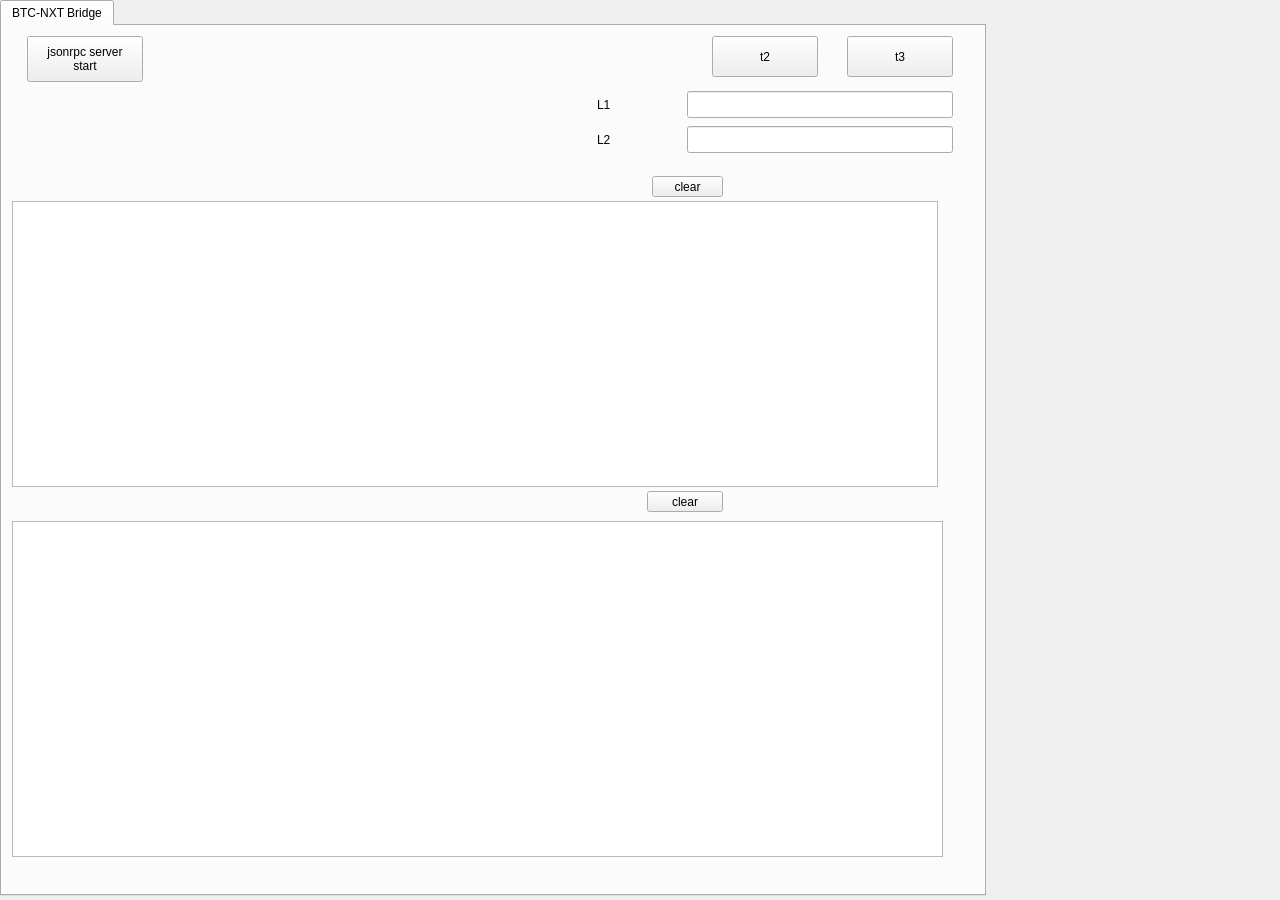
<?xml version="1.0" encoding="UTF-8"?>
<ui version="4.0">
 <class>MainWindow</class>
 <widget class="QMainWindow" name="MainWindow">
  <property name="geometry">
   <rect>
    <x>0</x>
    <y>0</y>
    <width>1280</width>
    <height>900</height>
   </rect>
  </property>
  <property name="sizePolicy">
   <sizepolicy hsizetype="Fixed" vsizetype="Fixed">
    <horstretch>0</horstretch>
    <verstretch>0</verstretch>
   </sizepolicy>
  </property>
  <property name="maximumSize">
   <size>
    <width>1280</width>
    <height>900</height>
   </size>
  </property>
  <property name="windowTitle">
   <string>NxtPowerTools DGS</string>
  </property>
  <widget class="QWidget" name="centralwidget">
   <widget class="QTabWidget" name="tabWidget_MainDetail">
    <property name="geometry">
     <rect>
      <x>0</x>
      <y>0</y>
      <width>986</width>
      <height>896</height>
     </rect>
    </property>
    <property name="currentIndex">
     <number>0</number>
    </property>
    <widget class="QWidget" name="tab_6">
     <attribute name="title">
      <string>BTC-NXT Bridge</string>
     </attribute>
     <widget class="QTextEdit" name="textEdit_response">
      <property name="geometry">
       <rect>
        <x>10</x>
        <y>175</y>
        <width>926</width>
        <height>286</height>
       </rect>
      </property>
     </widget>
     <widget class="QPushButton" name="pb_clearTextEditMSG">
      <property name="geometry">
       <rect>
        <x>650</x>
        <y>150</y>
        <width>71</width>
        <height>21</height>
       </rect>
      </property>
      <property name="text">
       <string>clear</string>
      </property>
     </widget>
     <widget class="QPushButton" name="pb_test1">
      <property name="geometry">
       <rect>
        <x>25</x>
        <y>10</y>
        <width>116</width>
        <height>46</height>
       </rect>
      </property>
      <property name="text">
       <string>jsonrpc server
start</string>
      </property>
     </widget>
     <widget class="QPushButton" name="pb_test2">
      <property name="geometry">
       <rect>
        <x>710</x>
        <y>10</y>
        <width>106</width>
        <height>41</height>
       </rect>
      </property>
      <property name="text">
       <string>t2</string>
      </property>
     </widget>
     <widget class="QPushButton" name="pb_test3">
      <property name="geometry">
       <rect>
        <x>845</x>
        <y>10</y>
        <width>106</width>
        <height>41</height>
       </rect>
      </property>
      <property name="text">
       <string>t3</string>
      </property>
     </widget>
     <widget class="QLineEdit" name="lineEdit_T1">
      <property name="geometry">
       <rect>
        <x>685</x>
        <y>65</y>
        <width>266</width>
        <height>27</height>
       </rect>
      </property>
     </widget>
     <widget class="QLabel" name="label_1">
      <property name="geometry">
       <rect>
        <x>595</x>
        <y>70</y>
        <width>86</width>
        <height>17</height>
       </rect>
      </property>
      <property name="text">
       <string>L1</string>
      </property>
     </widget>
     <widget class="QLineEdit" name="lineEdit_T2">
      <property name="geometry">
       <rect>
        <x>685</x>
        <y>100</y>
        <width>266</width>
        <height>27</height>
       </rect>
      </property>
     </widget>
     <widget class="QLabel" name="label_2">
      <property name="geometry">
       <rect>
        <x>595</x>
        <y>105</y>
        <width>86</width>
        <height>17</height>
       </rect>
      </property>
      <property name="text">
       <string>L2</string>
      </property>
     </widget>
     <widget class="QTextEdit" name="textEdit_response_2">
      <property name="geometry">
       <rect>
        <x>10</x>
        <y>495</y>
        <width>931</width>
        <height>336</height>
       </rect>
      </property>
     </widget>
     <widget class="QPushButton" name="pb_clearResponse_2">
      <property name="geometry">
       <rect>
        <x>645</x>
        <y>465</y>
        <width>76</width>
        <height>21</height>
       </rect>
      </property>
      <property name="text">
       <string>clear</string>
      </property>
     </widget>
    </widget>
   </widget>
  </widget>
  <action name="actionMenu">
   <property name="text">
    <string>nxTrading</string>
   </property>
  </action>
 </widget>
 <resources/>
 <connections/>
</ui>
